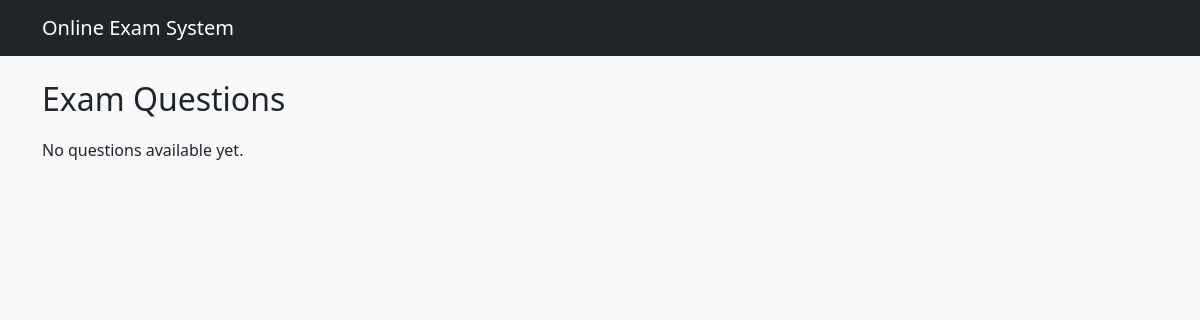
The page /exam/ on the database as committed earlier.
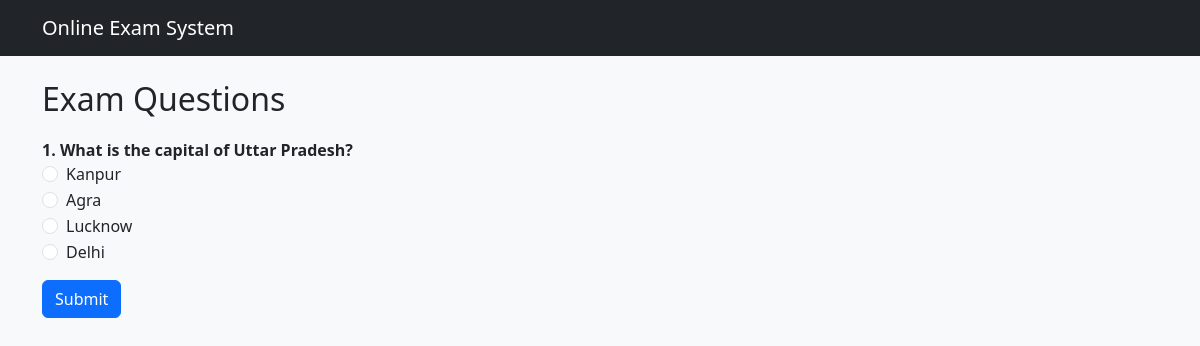
The same page on the database as committed later.
### exam/models.py (models this page shows, shortened)
class Question(models.Model):
    subject = models.ForeignKey(Subject, on_delete=models.CASCADE)
    question_text = models.TextField()
    opt1 = models.CharField(max_length=200)
    opt2 = models.CharField(max_length=200)
    opt3 = models.CharField(max_length=200)
    opt4 = models.CharField(max_length=200)
    cans = models.CharField("Correct Answer", max_length=200)

### student/views.py (the view, shortened to what this page needs)
# urls.py: path('exam/', student_views.take_exam, name='take_exam'),
def take_exam(request):
    questions = Question.objects.all()
    return render(request, 'take_exam.html', {'questions': questions})

### templates/take_exam.html (shortened to what this page needs)
{% extends 'sitemaster.html' %}
{% block content %}
<h2>Exam Questions</h2>
{% if questions %}
  <form method="post">
    {% for question in questions %}
      <div class="mb-3">
        <strong>{{ forloop.counter }}. {{ question.question_text }}</strong><br>
        <div class="form-check">
          <input type="radio" class="form-check-input" name="{{ question.id }}" value="{{ question.opt1 }}" required>
          <label class="form-check-label">{{ question.opt1 }}</label>
        </div>
        <div class="form-check">
          <input type="radio" class="form-check-input" name="{{ question.id }}" value="{{ question.opt2 }}">
          <label class="form-check-label">{{ question.opt2 }}</label>
        </div>
        <div class="form-check">
          <input type="radio" class="form-check-input" name="{{ question.id }}" value="{{ question.opt3 }}">
          <label class="form-check-label">{{ question.opt3 }}</label>
        </div>
        <div class="form-check">
          <input type="radio" class="form-check-input" name="{{ question.id }}" value="{{ question.opt4 }}">
          <label class="form-check-label">{{ question.opt4 }}</label>
        </div>
      </div>
    {% endfor %}
    <button type="submit" class="btn btn-primary">Submit</button>
  </form>
{% else %}
  <p>No questions available yet.</p>
{% endif %}
{% endblock %}

### templates/sitemaster.html (shortened to what this page needs)
<!DOCTYPE html>
{% load static %}
<html lang="en">
<head>
  <link href="https://cdn.jsdelivr.net/npm/bootstrap@5.3.0/dist/css/bootstrap.min.css" rel="stylesheet">
  <link rel="stylesheet" href="{% static 'css/styles.css' %}">
</head>
<body>
  <nav class="navbar navbar-expand-lg navbar-dark bg-dark mb-4">
    <div class="container">
      <a class="navbar-brand" href="#">Online Exam System</a>
    </div>
  </nav>
  <div class="container">
    {% block content %}{% endblock %}
  </div>
</body>
</html>

### static/css/styles.css (style rules this page uses)
body { background-color: #f8f9fa; }
h2 { margin-bottom: 20px; }

Rows that differ between the two databases and show on the page:
added Question: question_text "What is the capital of Uttar Pradesh?", opt1 "Kanpur", opt2 "Agra", opt3 "Lucknow", opt4 "Delhi"
Other text that changed with them:
text no longer shown: "No questions available yet."
text now shown: "Submit"
